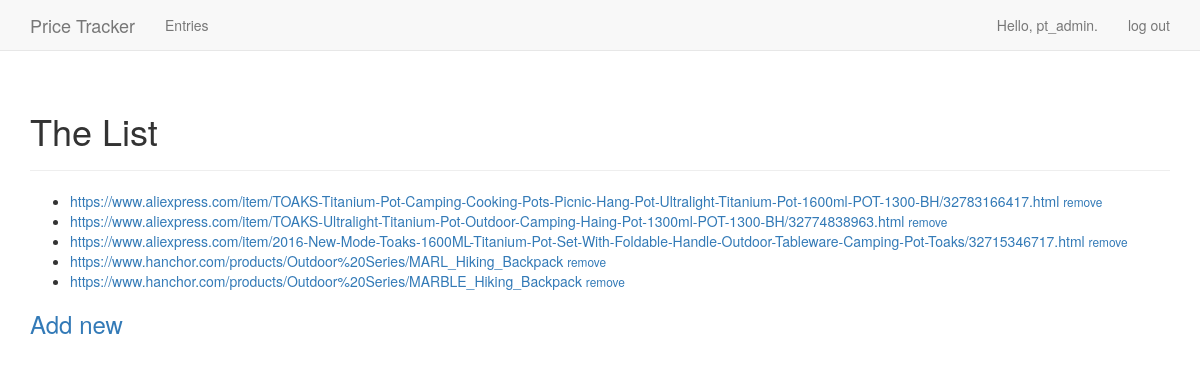
Page /entries/ (signed in) on the earlier database version.
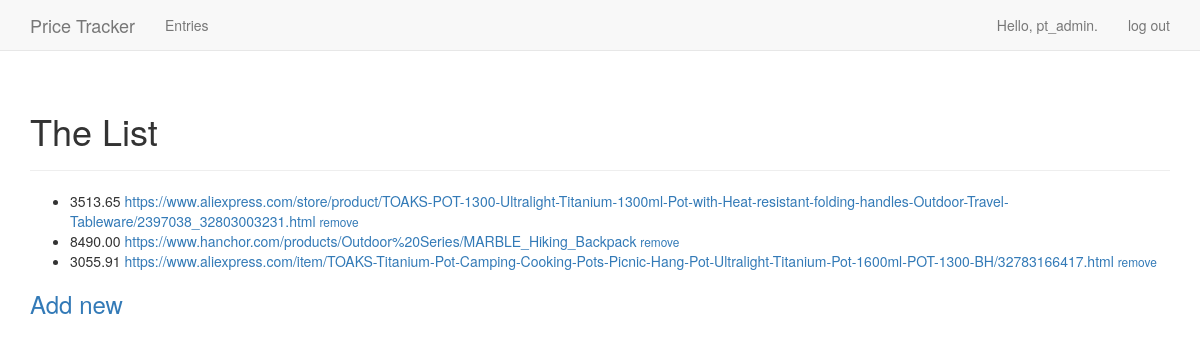
Same page on the later database version.
### pt/models.py (models this page shows, shortened)
class Entry(models.Model):
    url = models.CharField(max_length=256)
    TREND_UP = "UP"
    TREND_DOWN = "DOWN"
    TREND_CHOICES = (
        (TREND_UP, '+'),
        (TREND_DOWN, '-'),
    )
    trend = models.CharField(
        max_length=4,
        choices=TREND_CHOICES,
        null=True
    )
    owner = models.ForeignKey(User, on_delete=models.CASCADE)
    class Meta:
        verbose_name_plural = 'entries'

class Price(models.Model):
    entry = models.ForeignKey(Entry, on_delete=models.CASCADE)
    price = models.DecimalField(max_digits=10, decimal_places=2)
    date = models.DateTimeField(auto_now_add=False)
    class Meta:
        verbose_name_plural = 'prices'

### pt/views.py (the view)
# urls.py: path(r'entries/', views.entries, name='entries'),
@login_required
def entries(request):
    entries = Entry.objects.filter(owner=request.user).order_by('id')
    context = {'entries': entries}
    return render(request, "pt/entries.html", context)

### pt/templates/pt/entries.html (shortened to what this page needs)
{% extends "pt/base.html" %}
{% block header %}
  <h1>The List</h1>
{% endblock header %}
{% block content %}
  <ul>
    {% for entry in entries %}
  <li>
    {{ entry.price_set.last.price }}
    <a href="{% url 'pt:entry' entry.id %}">{{ entry.url }}</a>
    <small>
      <a href="{% url 'pt:remove_entry' entry.id %}">remove</a>
    </small>
  </li>
    {% empty %}
      <li>No entries have been added yet.</li>
    {% endfor %}
  </ul>
  <h3><a href="{% url 'pt:new_entry' %}">Add new</h3>
{% endblock content %}

### pt/templates/pt/base.html (shortened to what this page needs)
{% load bootstrap3 %}
<!DOCTYPE html>
<html lang="en">
    <head>
    {% bootstrap_css %}
</head>
<body>
    <nav class="navbar navbar-default navbar-static-top">
      <div class="container">
        <div class="navbar-header">
          <a class="navbar-brand" href="{% url 'pt:index' %}">
              Price Tracker</a>
        </div>
        <div id="navbar" class="navbar-collapse collapse">
          <ul class="nav navbar-nav">
            {% if user.is_authenticated %}
              <li><a href="{% url 'pt:entries' %}">Entries</a></li>
            {% endif %}
          </ul>
          <ul class="nav navbar-nav navbar-right">
            {% if user.is_authenticated %}
              <li><a>Hello, {{ user.username }}.</a></li>
              <li><a href="{% url 'users:logout' %}">log out</a></li>
            {% else %}
              <li><a href="{% url 'users:register' %}">register</a></li>
              <li><a href="{% url 'users:login' %}">log in</a></li>
            {% endif %}
          </ul>
        </div>
      </div>
    </nav>
    <div class="container">
        <div class="page-header">
            {% block header %}{% endblock header %}
        </div>
        <div>
            {% block content %}{% endblock content %}
        </div>
    </div>
    </body>
</html>

Differences in the rows shown:
removed Entry: url "https://www.aliexpress.com/item/TOAKS-Titanium-Pot-Camping-Cooking-Pots-Picnic-Hang-Pot-Ultralight-Titanium-Pot-1600ml-POT-1300-BH/32783166417.html"
removed Entry: url "https://www.aliexpress.com/item/TOAKS-Ultralight-Titanium-Pot-Outdoor-Camping-Haing-Pot-1300ml-POT-1300-BH/32774838963.html"
removed Entry: url "https://www.aliexpress.com/item/2016-New-Mode-Toaks-1600ML-Titanium-Pot-Set-With-Foldable-Handle-Outdoor-Tableware-Camping-Pot-Toaks/32715346717.html"
removed Entry: url "https://www.hanchor.com/products/Outdoor%20Series/MARL_Hiking_Backpack"
removed Entry: url "https://www.hanchor.com/products/Outdoor%20Series/MARBLE_Hiking_Backpack"
added Entry: price_set.last.price "3513.65", url "https://www.aliexpress.com/store/product/TOAKS-POT-1300-Ultralight-Titanium-1300ml-Pot-with-Heat-resistant-folding-handles-Outdoor-Travel-Tableware/2397038_32803003231.html"
added Entry: price_set.last.price "8490.00", url "https://www.hanchor.com/products/Outdoor%20Series/MARBLE_Hiking_Backpack"
added Entry: price_set.last.price "3055.91", url "https://www.aliexpress.com/item/TOAKS-Titanium-Pot-Camping-Cooking-Pots-Picnic-Hang-Pot-Ultralight-Titanium-Pot-1600ml-POT-1300-BH/32783166417.html"
